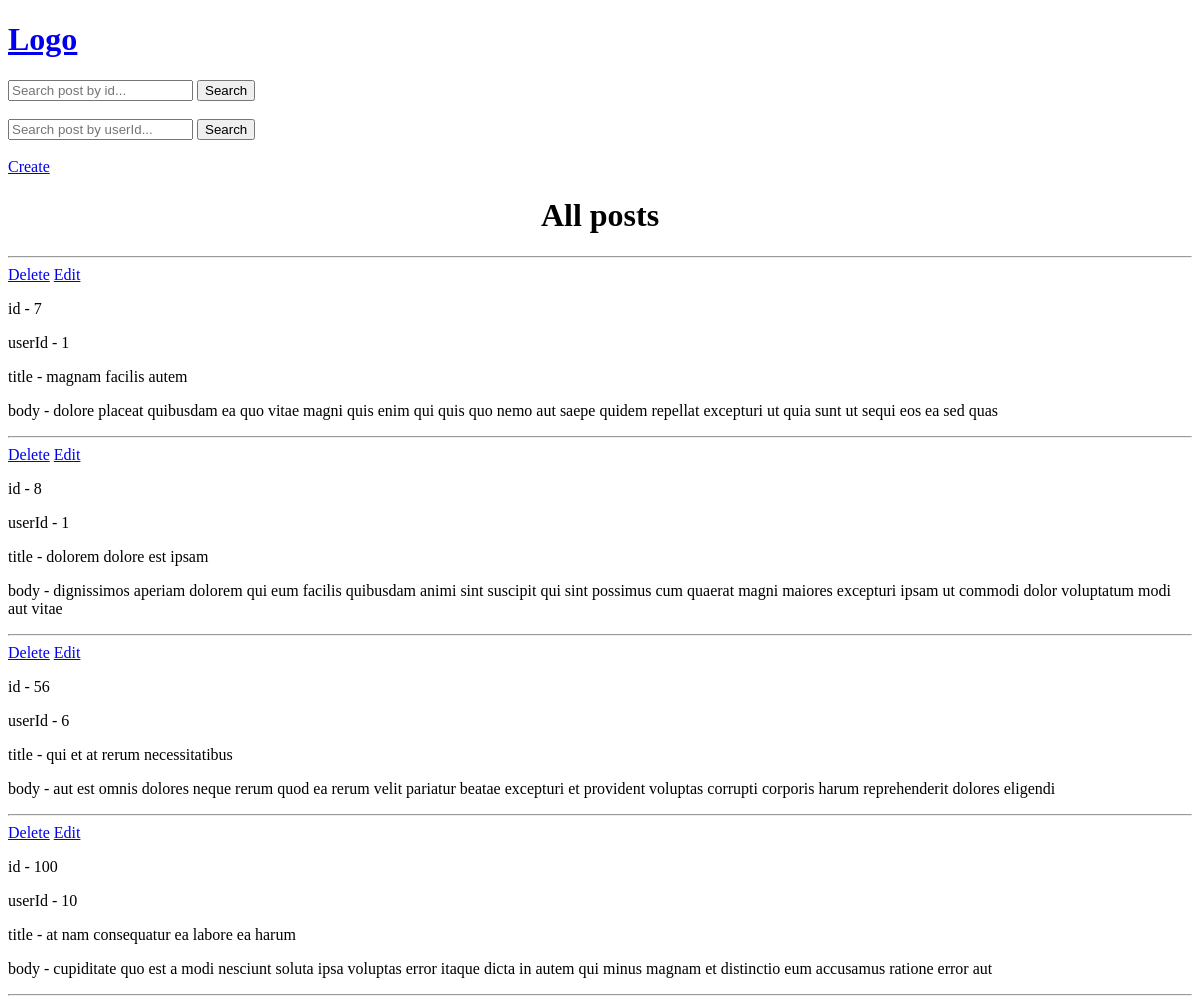
Before: / with the older database file.
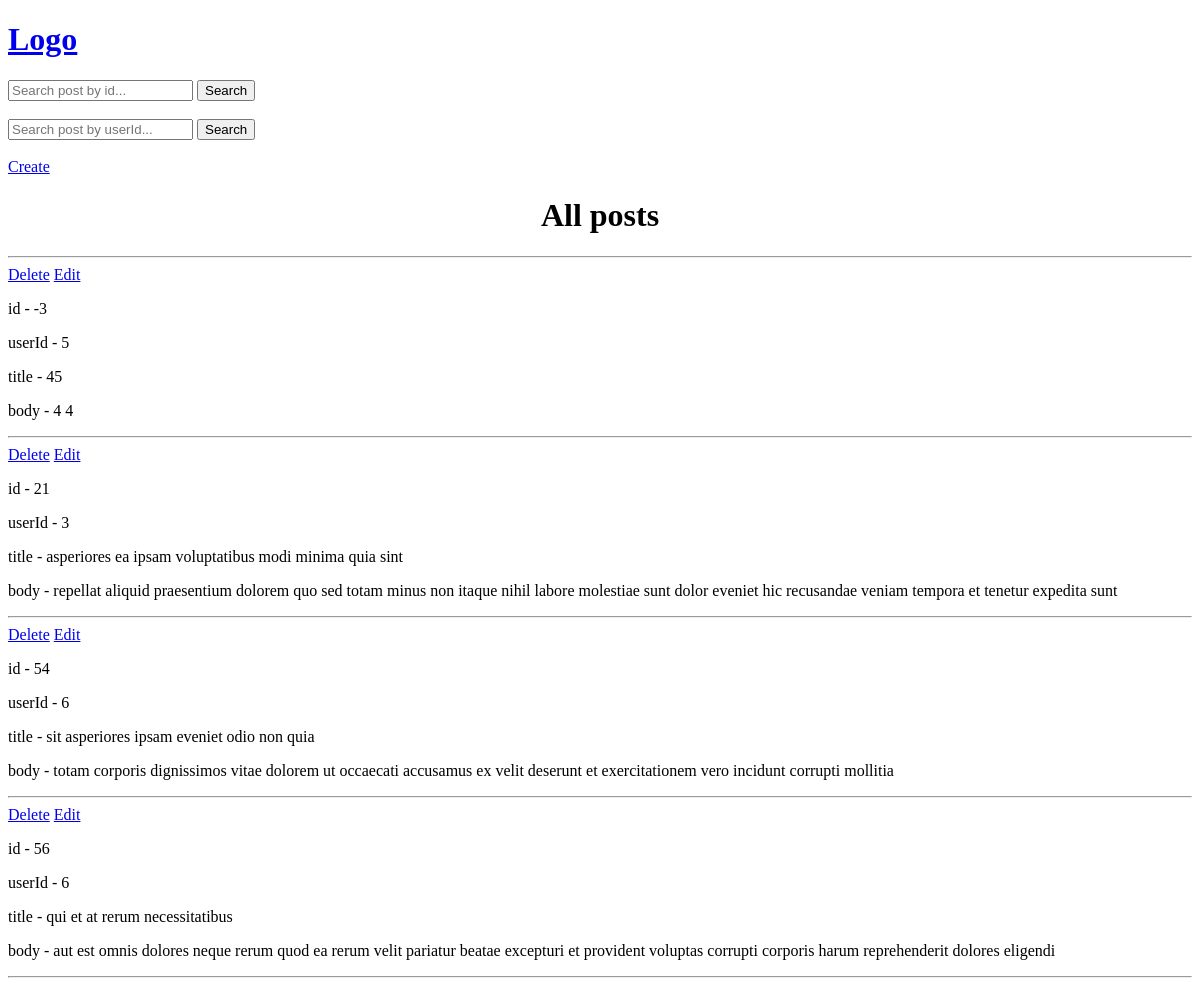
After: the same page with the newer database file.
### base/models.py (models this page shows)
class Post(models.Model):
    id       = models.IntegerField(primary_key=True)
    userId   = models.IntegerField()
    title    = models.CharField(max_length=200)
    body     = models.TextField()

### base/views.py (the view)
# urls.py: path('',views.home,name = 'home'),
def home(request):
    if 'q' in  request.GET:
        id1 = int(request.GET['q'])
        posts = Post.objects.filter(id = id1)
        if bool(posts) == False:
            url = f'https://jsonplaceholder.typicode.com/posts/{id1}'
            response = requests.get(url)
            data = response.json()
            if bool(data) != False:
                post = Post(
                    id = data['id'],
                    userId = data['userId'],
                    title = data['title'],
                    body = data['body']
                )
                post.save()
                posts = Post.objects.filter(id = id1)
            else:
                return redirect('home')
    elif 'k' in request.GET:
        id1 = int(request.GET['k'])
        posts = Post.objects.filter(userId = id1)
    else:
        posts = Post.objects.all()
    return render(request,'base/home.html',{'posts':posts})

### base/templates/base/home.html
{% include 'main.html' %}
{% load static %}
{% block content %}
    <div>
        <div>
        <form class="header__search" method = "GET" action ="{% url 'home' %}">
            <input type ='number' name = "q" placeholder="Search post by id..." />
            <input type = 'Submit' value = 'Search' />
        </form>
        </div>
        <br>
        <div>
        <form class="header__search" method = "GET" action ="{% url 'home' %}">
            <input type ='number' name = "k" placeholder="Search post by userId..." />
            <input type = 'Submit' value = 'Search' />
        </form>
        </div>
        <br>
        <a href = "{% url 'create' %}">Create</a>
    </div>
    <div>
        <center>
            <h1>All posts</h1>
            <hr>
        </center>
    </div>
    {% for post in posts %}
    <a href="{% url 'delete' post.id %}"> Delete</a>
    <a href="{% url 'edit' post.id %}">Edit</a>
    <p>id - {{post.id}} </p>
    <p>userId - {{post.userId}} </p>
    <p>title -  {{post.title}} </p>
    <p>body -  {{post.body}} </p>
    <hr>
    {% endfor %}
{% endblock %}

### templates/main.html (shortened to what this page needs)
<!DOCTYPE html>
<html>
    <head>
    </head>
<body>
{% block content %}
<a href = "{% url 'home' %}"><h1>Logo</h1></a>
{% endblock content %}
</body>
</html>

Changed rows visible on the page:
removed Post: id "7", userId "1", title "magnam facilis autem", body "dolore placeat quibusdam ea quo vitae magni quis enim qui quis quo nemo aut saepe quidem repellat excepturi ut quia sunt ut sequi eos ea sed quas"
removed Post: id "8", userId "1", title "dolorem dolore est ipsam", body "dignissimos aperiam dolorem qui eum facilis quibusdam animi sint suscipit qui sint possimus cum quaerat magni maiores excepturi ipsam ut commodi dolor voluptatum modi aut vitae"
removed Post: id "100", userId "10", title "at nam consequatur ea labore ea harum", body "cupiditate quo est a modi nesciunt soluta ipsa voluptas error itaque dicta in autem qui minus magnam et distinctio eum accusamus ratione error aut"
added Post: id "-3", userId "5", title "45", body "4 4"
added Post: id "21", userId "3", title "asperiores ea ipsam voluptatibus modi minima quia sint", body "repellat aliquid praesentium dolorem quo sed totam minus non itaque nihil labore molestiae sunt dolor eveniet hic recusandae veniam tempora et tenetur expedita sunt"
added Post: id "54", userId "6", title "sit asperiores ipsam eveniet odio non quia", body "totam corporis dignissimos vitae dolorem ut occaecati accusamus ex velit deserunt et exercitationem vero incidunt corrupti mollitia"
